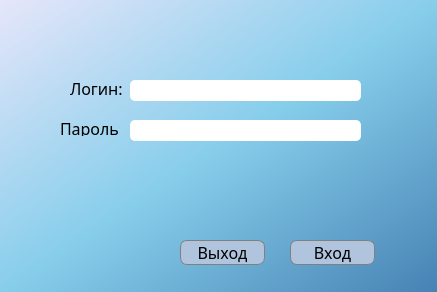
<?xml version="1.0" encoding="UTF-8"?>
<ui version="4.0">
 <class>Dialog</class>
 <widget class="QDialog" name="Dialog">
  <property name="geometry">
   <rect>
    <x>0</x>
    <y>0</y>
    <width>437</width>
    <height>292</height>
   </rect>
  </property>
  <property name="minimumSize">
   <size>
    <width>437</width>
    <height>292</height>
   </size>
  </property>
  <property name="maximumSize">
   <size>
    <width>437</width>
    <height>292</height>
   </size>
  </property>
  <property name="font">
   <font>
    <family>Avenir Next</family>
    <pointsize>16</pointsize>
    <weight>50</weight>
    <bold>false</bold>
   </font>
  </property>
  <property name="windowTitle">
   <string>Авторизация в систему</string>
  </property>
  <property name="styleSheet">
   <string notr="true">#Dialog {
background: qlineargradient(x1:0, y1:0, x2:1, y2:1, stop:0 rgba(230, 230, 250, 255), stop:0.5 rgba(135, 206, 235, 255), stop:1 rgba(70, 130, 180, 255));
}</string>
  </property>
  <property name="sizeGripEnabled">
   <bool>false</bool>
  </property>
  <widget class="QPushButton" name="pushButton">
   <property name="geometry">
    <rect>
     <x>290</x>
     <y>240</y>
     <width>85</width>
     <height>25</height>
    </rect>
   </property>
   <property name="font">
    <font>
     <family>Avenir Next</family>
     <pointsize>-1</pointsize>
    </font>
   </property>
   <property name="styleSheet">
    <string notr="true">#pushButton {
background-color: #b0c4de;
border-radius:7%;
border: 1px solid grey;
font-family: Avenir Next;
font-size: 16px;
}

#pushButton:hover {
background-color: #9db1cc
}</string>
   </property>
   <property name="text">
    <string>Вход</string>
   </property>
   <property name="default">
    <bool>false</bool>
   </property>
   <property name="flat">
    <bool>false</bool>
   </property>
  </widget>
  <widget class="QPushButton" name="pushButton_2">
   <property name="geometry">
    <rect>
     <x>180</x>
     <y>240</y>
     <width>85</width>
     <height>25</height>
    </rect>
   </property>
   <property name="font">
    <font>
     <family>Avenir Next</family>
     <pointsize>-1</pointsize>
    </font>
   </property>
   <property name="styleSheet">
    <string notr="true">#pushButton_2 {
background-color: #b0c4de;
border-radius:7%;
border: 1px solid grey;
font-family: Avenir Next;
font-size: 16px;
}
#pushButton_2:hover {
background-color: #9db1cc
}</string>
   </property>
   <property name="text">
    <string>Выход</string>
   </property>
  </widget>
  <widget class="QLabel" name="label">
   <property name="geometry">
    <rect>
     <x>70</x>
     <y>80</y>
     <width>60</width>
     <height>16</height>
    </rect>
   </property>
   <property name="font">
    <font>
     <family>Avenir Next</family>
     <pointsize>-1</pointsize>
    </font>
   </property>
   <property name="styleSheet">
    <string notr="true">#label {
font-family: Avenir Next;
font-size: 16px;
}</string>
   </property>
   <property name="text">
    <string>Логин:</string>
   </property>
  </widget>
  <widget class="QLabel" name="label_2">
   <property name="geometry">
    <rect>
     <x>60</x>
     <y>120</y>
     <width>60</width>
     <height>16</height>
    </rect>
   </property>
   <property name="font">
    <font>
     <family>Avenir Next</family>
     <pointsize>-1</pointsize>
    </font>
   </property>
   <property name="styleSheet">
    <string notr="true">#label_2 {
font-family: Avenir Next;
font-size: 16px;
}</string>
   </property>
   <property name="text">
    <string>Пароль:</string>
   </property>
  </widget>
  <widget class="QLineEdit" name="lineEdit">
   <property name="geometry">
    <rect>
     <x>130</x>
     <y>80</y>
     <width>231</width>
     <height>21</height>
    </rect>
   </property>
   <property name="styleSheet">
    <string notr="true">#lineEdit {
border-radius:5%;
}</string>
   </property>
  </widget>
  <widget class="QLineEdit" name="lineEdit_2">
   <property name="geometry">
    <rect>
     <x>130</x>
     <y>120</y>
     <width>231</width>
     <height>21</height>
    </rect>
   </property>
   <property name="styleSheet">
    <string notr="true">#lineEdit_2 {
border-radius:5%;
}</string>
   </property>
   <property name="echoMode">
    <enum>QLineEdit::Password</enum>
   </property>
  </widget>
 </widget>
 <resources/>
 <connections/>
</ui>
